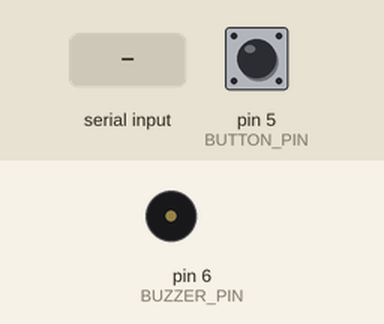
A sketch run on a simulated Arduino Uno, built with avr-gcc and run on an emulated ATmega328P. Shown: buzzer (waves = sounding). The test bench sets the inputs (shaded band); at power-on: pin 5 (BUTTON_PIN) LOW. What the sketch prints to the serial monitor is not drawn.

Above: at 1.2 s.
1.3 s: "1" received over Serial
At 1.4 s:
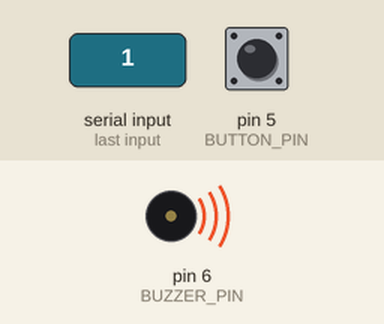
Timing chart, 0 to 4.3 s (numbered marks = the images above; inputs shaded):
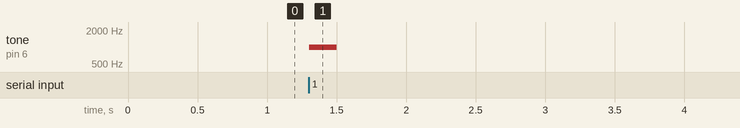

The sketch:

morse.ino
```cpp
/*

*/
#include <assert.h>
#include <stdlib.h>

#define BUTTON_PIN 5
#define BUZZER_PIN 6

#define LETTER_DELIMITER '4'
#define SHORT_TONE_VALUE '1'
#define LONG_TONE_VALUE '2'
#define SHORT_TONE_TIME 200
#define FREQUENCE 1000

#define PC_MODE '8'
#define ARDUINO_MODE '9'

#define MSG_STEP_SIZE 100


bool arduinoMode = true;

const char letters[]        = {'A', 'B', 'C', 'D', 'E', 'F', 'G',
                               'H', 'I', 'J', 'K', 'L', 'M', 'N',
                               'O', 'P', 'Q', 'R', 'S', 'T', 'U',
                               'V', 'W', 'X', 'Y', 'Z',

                               '1', '2', '3', '4', '5',
                               '6', '7', '8', '9', '0',

                               ' '
                              };

int lettersCode[][6]        = {{49, 50}, {500, 49, 49, 49}, {50, 49, 50, 49}, {50, 49, 49}, {49}, {49, 49, 50, 49}, {50, 50, 49},
  {49, 49, 49, 49}, {49, 49}, {49, 50, 50, 50}, {50, 49, 50}, {49, 50, 49, 49}, {50, 50}, {50, 49},
  {50, 50, 50}, {49, 50, 50, 49}, {50, 50, 49, 50}, {49, 50, 49}, {49, 49, 49}, {50}, {49, 49, 50},
  {49, 49, 49, 50}, {49, 50, 50}, {50, 49, 49, 50}, {50, 49, 50, 50}, {50, 50, 49, 49},

  {49, 50, 50, 50, 50}, {49, 49, 50, 50, 50}, {49, 49, 49, 50, 50}, {49, 49, 49, 49, 50}, {49, 49, 49, 49, 49},
  {50, 49, 49, 49, 49}, {50, 50, 49, 49, 49}, {50, 50, 50, 49, 49}, {50, 50, 50, 50, 49}, {50, 50, 50, 50, 50},

  {49, 49, 49, 49, 49, 49}
};

static char *_message       = NULL;
static int _msgCurrentSize  = 0;
static int _msgMaxSize      = MSG_STEP_SIZE;


void setup() {

  Serial.begin(9600);
  pinMode(BUTTON_PIN, INPUT);
  pinMode(BUZZER_PIN, OUTPUT);
  _message = malloc(_msgMaxSize);
  assert(_message);

}


char decode(int values[10], int size) {

  for (int i = 0; i < size; ++i) {

  }

}

void printMessage(char letter) {

  if (_msgCurrentSize >= _msgMaxSize) {
    _msgMaxSize += MSG_STEP_SIZE;
    _message = realloc(_message, _msgMaxSize);
    assert(_message);
  }

  _message[_msgCurrentSize] = letter;
  Serial.println(_message);
}

void loop() {

	Serial.println(digitalRead(BUTTON_PIN));

	if (!Serial.available()) return;

	int values[10] = {0}, i = 0;


	for (int value = Serial.read(); value != LETTER_DELIMITER; value = Serial.read(), ++i) { // 52 the ascii code of the number 4 that is a delimiter of letters

		if (value == SHORT_TONE_VALUE) {
		  values[i] = value;
		  tone(BUZZER_PIN, FREQUENCE);
		  delay(SHORT_TONE_TIME);
		  noTone(BUZZER_PIN);
		  delay(100);
		}

		else if (value == LONG_TONE_VALUE) {
		  values[i] = value;
		  tone(BUZZER_PIN, FREQUENCE);
		  delay(SHORT_TONE_TIME * 2);
		  noTone(BUZZER_PIN);
		  delay(100);

		}

		else {
		  noTone(BUZZER_PIN);
		  delay(SHORT_TONE_TIME);
		}

	}

	delay(100);

}
```

Measured:
- after the input at 1.3 s, tone on pin 6 (BUZZER_PIN): silent → 1000 Hz at once, → silent 0.20 s later
